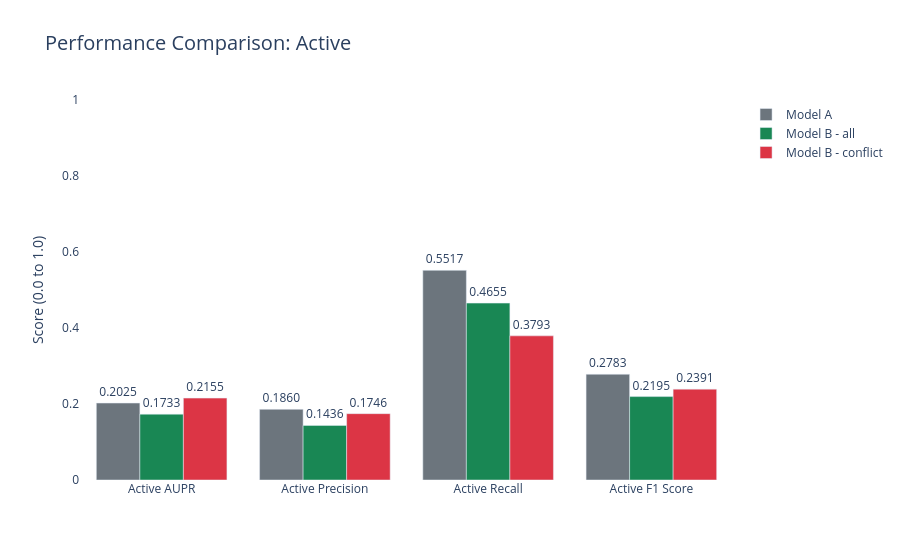

Notebook cell for this chart:
### Code cell
df_plot = all_results.reset_index()
df_plot.columns = ['Metric', 'Score', 'Model']

metrics_to_plot = [
    'active_f1_class1', 
    'active_recall_class1', 
    'active_precision_class1', 
    'active_aupr'
]
df_plot = df_plot[df_plot['Metric'].isin(metrics_to_plot)].copy()

metric_mapping = {
    'active_f1_class1': 'Active F1 Score',
    'active_recall_class1': 'Active Recall',
    'active_precision_class1': 'Active Precision',
    'active_aupr': 'Active AUPR'
}
df_plot['Metric'] = df_plot['Metric'].map(metric_mapping)

color_discrete_map = {
    "Model A": "#6c757d",              # Grey for Baseline
    "Model B - conflict": "#dc3545",   # Red for Conflict-Only (Update this string if it's named differently in your df!)
    "Model B - all": "#198754"         # Green for All-Event
}


fig = px.bar(
    df_plot, 
    x="Metric", 
    y="Score", 
    color="Model", 
    barmode="group",
    text_auto='.4f', 
    color_discrete_map=color_discrete_map,
    title="Performance Comparison: Active"
)

fig.update_layout(
    xaxis_title="",
    yaxis_title="Score (0.0 to 1.0)",
    legend_title_text="",
    yaxis=dict(range=[0, 1]), # Keeps the scale locked so differences are obvious
    title_font_size=20,
    hovermode="x unified",
    plot_bgcolor="white",
    paper_bgcolor="white",
)
fig.update_traces(textposition='outside')

fig.show()

### Figure 1 — Plotly figure (JSON) as saved in the notebook; plotly's stock layout.template omitted (floating-point values rounded to 4 significant figures)
{"data": [{"alignmentgroup": "True", "hovertemplate": "Model=Model A<br>Metric=%{x}<br>Score=%{y}<extra></extra>", "legendgroup": "Model A", "marker": {"color": "#6c757d", "pattern": {"shape": ""}}, "name": "Model A", "offsetgroup": "Model A", "orientation": "v", "showlegend": true, "textposition": "outside", "texttemplate": "%{y:.4f}", "type": "bar", "x": ["Active AUPR", "Active Precision", "Active Recall", "Active F1 Score"], "xaxis": "x", "y": [0.2025, 0.186, 0.5517, 0.2783], "yaxis": "y"}, {"alignmentgroup": "True", "hovertemplate": "Model=Model B - all<br>Metric=%{x}<br>Score=%{y}<extra></extra>", "legendgroup": "Model B - all", "marker": {"color": "#198754", "pattern": {"shape": ""}}, "name": "Model B - all", "offsetgroup": "Model B - all", "orientation": "v", "showlegend": true, "textposition": "outside", "texttemplate": "%{y:.4f}", "type": "bar", "x": ["Active AUPR", "Active Precision", "Active Recall", "Active F1 Score"], "xaxis": "x", "y": [0.1733, 0.1436, 0.4655, 0.2195], "yaxis": "y"}, {"alignmentgroup": "True", "hovertemplate": "Model=Model B - conflict<br>Metric=%{x}<br>Score=%{y}<extra></extra>", "legendgroup": "Model B - conflict", "marker": {"color": "#dc3545", "pattern": {"shape": ""}}, "name": "Model B - conflict", "offsetgroup": "Model B - conflict", "orientation": "v", "showlegend": true, "textposition": "outside", "texttemplate": "%{y:.4f}", "type": "bar", "x": ["Active AUPR", "Active Precision", "Active Recall", "Active F1 Score"], "xaxis": "x", "y": [0.2155, 0.1746, 0.3793, 0.2391], "yaxis": "y"}], "layout": {"barmode": "group", "hovermode": "x unified", "legend": {"title": {"text": ""}, "tracegroupgap": 0}, "paper_bgcolor": "white", "plot_bgcolor": "white", "title": {"font": {"size": 20}, "text": "Performance Comparison: Active"}, "xaxis": {"anchor": "y", "domain": [0, 1], "title": {"text": ""}}, "yaxis": {"anchor": "x", "domain": [0, 1], "range": [0, 1], "title": {"text": "Score (0.0 to 1.0)"}}}}
